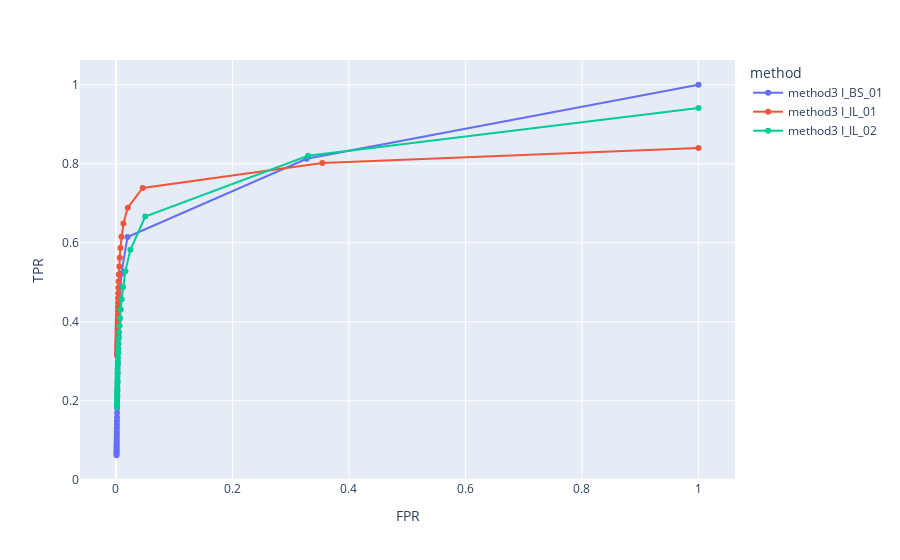

Notebook cell for this chart:
### Code cell
df = get_df("result_method3.txt")
fig = px.line(df, x="FPR", y="TPR", color="method", hover_name="treshold", markers=True)
fig.show()

### Figure 1 — Plotly figure (JSON) as saved in the notebook; plotly's stock layout.template omitted (floating-point values rounded to 4 significant figures)
{"data": [{"hovertemplate": "<b>%{hovertext}</b><br><br>method=method3 I_BS_01<br>FPR=%{x}<br>TPR=%{y}<extra></extra>", "hovertext": [0, 1, 2, 3, 4, 5, 6, 7, 8, 9, 10, 11, 12, 13, 14, 15, 16, 17, 18, 19, 20, 21, 22, 23, 24, 25, 26, 27, 28, 29, 30, 31, 32], "legendgroup": "method3 I_BS_01", "line": {"color": "#636efa", "dash": "solid"}, "marker": {"symbol": "circle"}, "mode": "lines+markers", "name": "method3 I_BS_01", "orientation": "v", "showlegend": true, "type": "scatter", "x": [1, 0.3273, 0.01981, 0.009291, 0.006706, 0.005325, 0.004433, 0.003817, 0.003369, 0.003022, 0.002747, 0.00252, 0.002333, 0.002173, 0.002034, 0.001918, 0.001816, 0.001721, 0.001636, 0.00156, 0.001491, 0.001432, 0.001373, 0.001321, 0.001269, 0.001223, 0.001182, 0.001139, 0.001097, 0.001058, 0.001022, 0.0009881, 0.0009528], "xaxis": "x", "y": [1, 0.8125, 0.6144, 0.5216, 0.4567, 0.4051, 0.3625, 0.3262, 0.2958, 0.2695, 0.2473, 0.2277, 0.2108, 0.1957, 0.182, 0.1697, 0.1586, 0.149, 0.1399, 0.1315, 0.1238, 0.1164, 0.1098, 0.1036, 0.09757, 0.09218, 0.08704, 0.08232, 0.07769, 0.07351, 0.06943, 0.06568, 0.06212], "yaxis": "y"}, {"hovertemplate": "<b>%{hovertext}</b><br><br>method=method3 I_IL_01<br>FPR=%{x}<br>TPR=%{y}<extra></extra>", "hovertext": [0, 1, 2, 3, 4, 5, 6, 7, 8, 9, 10, 11, 12, 13, 14, 15, 16, 17, 18, 19, 20, 21, 22, 23, 24, 25, 26, 27, 28, 29, 30, 31, 32], "legendgroup": "method3 I_IL_01", "line": {"color": "#EF553B", "dash": "solid"}, "marker": {"symbol": "circle"}, "mode": "lines+markers", "name": "method3 I_IL_01", "orientation": "v", "showlegend": true, "type": "scatter", "x": [1, 0.3543, 0.04586, 0.02035, 0.01279, 0.009397, 0.007716, 0.006589, 0.005641, 0.004883, 0.00435, 0.004021, 0.003834, 0.003686, 0.003562, 0.003446, 0.003337, 0.003228, 0.003122, 0.003023, 0.002925, 0.002828, 0.002736, 0.002646, 0.002556, 0.002473, 0.002389, 0.0023, 0.002211, 0.00213, 0.002041, 0.001946, 0.001835], "xaxis": "x", "y": [0.84, 0.8019, 0.7387, 0.6889, 0.6489, 0.6155, 0.5871, 0.5619, 0.5396, 0.5198, 0.502, 0.4863, 0.4721, 0.4594, 0.4476, 0.4368, 0.4266, 0.4168, 0.4075, 0.3987, 0.3903, 0.3824, 0.3749, 0.3678, 0.361, 0.3542, 0.348, 0.3418, 0.3359, 0.3304, 0.325, 0.3197, 0.3146], "yaxis": "y"}, {"hovertemplate": "<b>%{hovertext}</b><br><br>method=method3 I_IL_02<br>FPR=%{x}<br>TPR=%{y}<extra></extra>", "hovertext": [0, 1, 2, 3, 4, 5, 6, 7, 8, 9, 10, 11, 12, 13, 14, 15, 16, 17, 18, 19, 20, 21, 22, 23, 24, 25, 26, 27, 28, 29, 30, 31, 32], "legendgroup": "method3 I_IL_02", "line": {"color": "#00cc96", "dash": "solid"}, "marker": {"symbol": "circle"}, "mode": "lines+markers", "name": "method3 I_IL_02", "orientation": "v", "showlegend": true, "type": "scatter", "x": [1, 0.3298, 0.05024, 0.02483, 0.01611, 0.01211, 0.00977, 0.008186, 0.007004, 0.006088, 0.005371, 0.00483, 0.004405, 0.004042, 0.003738, 0.003479, 0.003266, 0.003092, 0.002942, 0.002814, 0.002696, 0.00259, 0.002492, 0.002398, 0.002311, 0.00223, 0.002155, 0.002086, 0.002024, 0.001966, 0.001914, 0.001861, 0.001811], "xaxis": "x", "y": [0.941, 0.82, 0.6665, 0.5821, 0.5276, 0.4882, 0.4571, 0.4313, 0.4092, 0.39, 0.373, 0.3579, 0.3443, 0.3319, 0.3201, 0.3091, 0.2986, 0.2888, 0.2793, 0.2702, 0.2614, 0.253, 0.2448, 0.2374, 0.2303, 0.2237, 0.2173, 0.2113, 0.2056, 0.1998, 0.1944, 0.1892, 0.1843], "yaxis": "y"}], "layout": {"autosize": true, "legend": {"title": {"text": "method"}, "tracegroupgap": 0}, "margin": {"t": 60}, "xaxis": {"anchor": "y", "autorange": true, "domain": [0, 1], "range": [-0.05986, 1.061], "title": {"text": "FPR"}, "type": "linear"}, "yaxis": {"anchor": "x", "autorange": true, "domain": [0, 1], "range": [-0.004379, 1.066], "title": {"text": "TPR"}, "type": "linear"}}}
